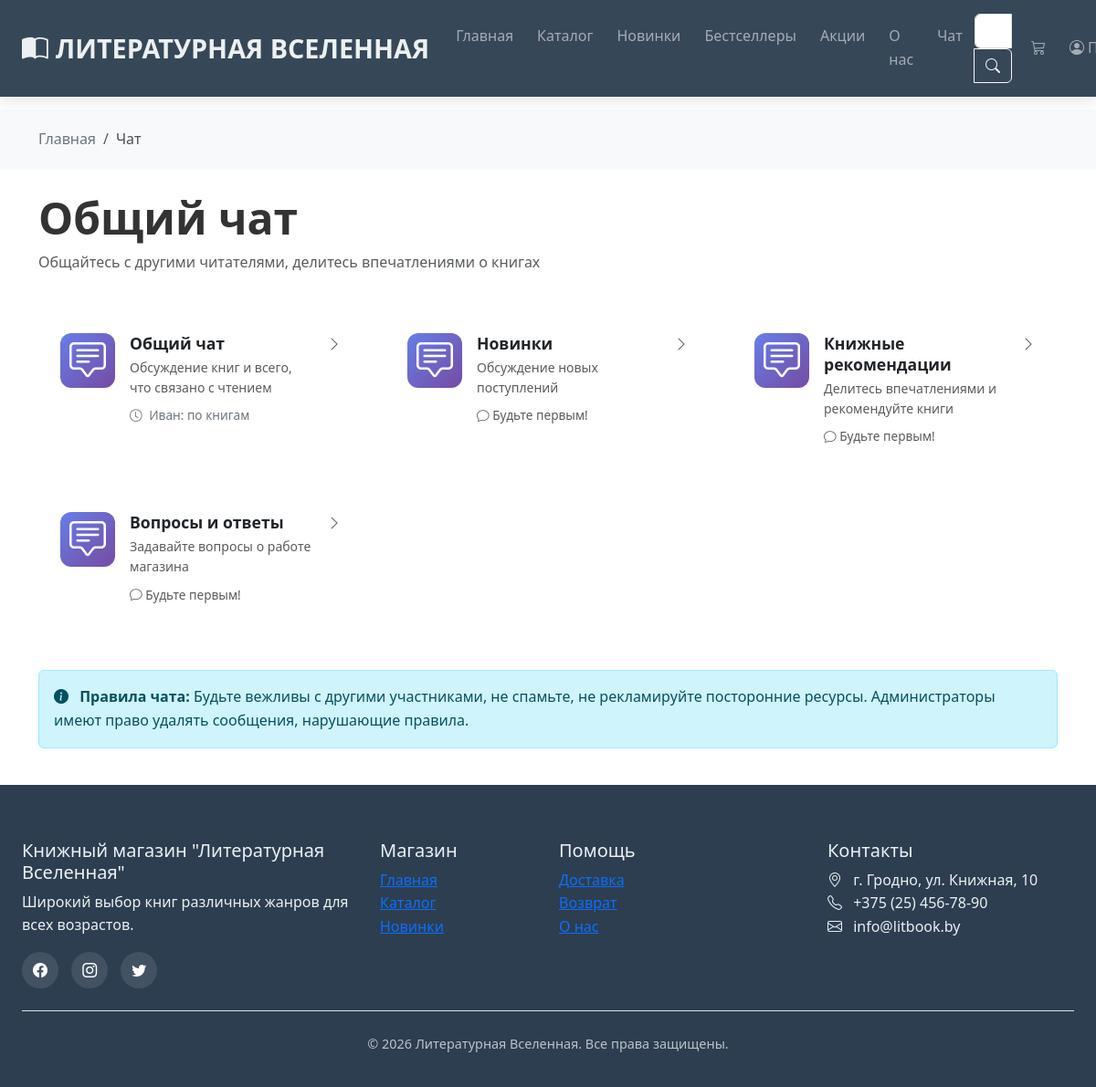
Screenshot of /chat (signed in) with the database file from the repository.
### models.py (models this page shows, shortened)
class ChatRoom(db.Model):
    __tablename__ = 'chat_rooms'
    id = db.Column(db.Integer, primary_key=True)
    name = db.Column(db.String(100), nullable=False)
    slug = db.Column(db.String(100), unique=True, nullable=False)
    description = db.Column(db.String(200))
    is_private = db.Column(db.Boolean, default=False)
    created_at = db.Column(db.DateTime, default=datetime.now)
    messages = db.relationship('ChatMessage', backref='room', lazy=True)

class User(db.Model):
    __tablename__ = 'users'
    id = db.Column(db.Integer, primary_key=True)
    first_name = db.Column(db.String(50), nullable=False)
    last_name = db.Column(db.String(50), nullable=False)
    email = db.Column(db.String(120), unique=True, nullable=False)
    password_hash = db.Column(db.String(128))
    phone = db.Column(db.String(20))
    is_admin = db.Column(db.Boolean, default=False)  # Добавленное поле
    created_at = db.Column(db.DateTime, default=datetime.now)
    orders = db.relationship('Order', backref='user', lazy=True)
    wishlist = db.relationship('Wishlist', backref='user', lazy=True)

class ChatMessage(db.Model):
    __tablename__ = 'chat_messages'
    id = db.Column(db.Integer, primary_key=True)
    message = db.Column(db.Text, nullable=False)
    created_at = db.Column(db.DateTime, default=datetime.now)
    user_id = db.Column(db.Integer, db.ForeignKey('users.id'), nullable=False)
    room_id = db.Column(db.Integer, db.ForeignKey('chat_rooms.id'), nullable=False)
    user = db.relationship('User', backref='messages')

### app.py (the view, shortened to what this page needs)
@app.route('/chat')
def chat():
    if 'user_id' not in session:
        flash('Войдите, чтобы использовать чат', 'warning')
        return redirect(url_for('login', next=url_for('chat')))
    rooms = ChatRoom.query.all()
    last_messages = {}
    for room in rooms:
        last_msg = ChatMessage.query.filter_by(room_id=room.id).order_by(ChatMessage.created_at.desc()).first()
        last_messages[room.id] = last_msg
    return render_template('chat/index.html', rooms=rooms, last_messages=last_messages)

### app.py (called while the page is built)
@app.context_processor
def inject_data():
    categories = Category.query.all()
    cart_count = 0
    if 'cart' in session:
        cart_count = sum(item['quantity'] for item in session['cart'].values())
    return dict(
        categories=categories,
        cart_count=cart_count,
        current_year=datetime.now().year
    )

### templates/chat/index.html (shortened to what this page needs)
{% extends "base.html" %}
{% block content %}
<section class="breadcrumb-section">
    <div class="container">
        <nav aria-label="breadcrumb">
            <ol class="breadcrumb">
                <li class="breadcrumb-item"><a href="{{ url_for('index') }}">Главная</a></li>
                <li class="breadcrumb-item active">Чат</li>
            </ol>
        </nav>
    </div>
</section>
<section class="chat-section py-4">
    <div class="container">
        <div class="d-flex justify-content-between align-items-center mb-4">
            <div>
                <h1 class="display-5 fw-bold">Общий чат</h1>
                <p class="text-muted">Общайтесь с другими читателями, делитесь впечатлениями о книгах</p>
            </div>
        </div>
        <div class="row g-4">
            {% for room in rooms %}
            <div class="col-md-6 col-lg-4">
                <a href="{{ url_for('chat_room', slug=room.slug) }}" class="text-decoration-none">
                    <div class="card chat-room-card h-100">
                        <div class="card-body d-flex align-items-start gap-3">
                            <div class="room-icon flex-shrink-0">
                                <i class="bi bi-chat-square-text"></i>
                            </div>
                            <div class="flex-grow-1">
                                <h5 class="card-title mb-1">{{ room.name }}</h5>
                                <p class="text-muted small mb-2">{{ room.description }}</p>
                                {% if last_messages[room.id] %}
                                <div class="last-message">
                                    <i class="bi bi-clock me-1"></i>
                                    {{ last_messages[room.id].user.first_name }}:
                                    {{ last_messages[room.id].message[:50] }}{% if last_messages[room.id].message|length > 50 %}...{% endif %}
                                </div>
                                {% else %}
                                <div class="last-message text-muted">
                                    <i class="bi bi-chat"></i> Будьте первым!
                                </div>
                                {% endif %}
                            </div>
                            <i class="bi bi-chevron-right text-muted"></i>
                        </div>
                    </div>
                </a>
            </div>
            {% endfor %}
        </div>
        <div class="row mt-5">
            <div class="col-12">
                <div class="alert alert-info">
                    <i class="bi bi-info-circle-fill me-2"></i>
                    <strong>Правила чата:</strong>
                    Будьте вежливы с другими участниками, не спамьте, не рекламируйте посторонние ресурсы.
                    Администраторы имеют право удалять сообщения, нарушающие правила.
                </div>
            </div>
        </div>
    </div>
</section>
{% endblock %}

### static/css/style.css (style rules this page uses)
:root { --primary-color: #2c3e50; --secondary-color: #3498db; --accent-color: #e74c3c; --light-color: #ecf0f1; --dark-color: #2c3e50; --text-color: #333; --shadow: 0 5px 15px rgba(0, 0, 0, 0.1); --transition: all 0.3s ease; }
* { margin: 0; padding: 0; box-sizing: border-box; }
body { font-family: "Segoe UI", Tahoma, Geneva, Verdana, sans-serif; color: var(--text-color); line-height: 1.6; overflow-x: hidden; }
section { padding: 80px 0; }
.card-body { padding: 1.5rem; }
.card-title { font-weight: 600; margin-bottom: 0.5rem; font-size: 1.1rem; line-height: 1.3; }
.breadcrumb-section { background-color: #f8f9fa; padding: 20px 0; margin-top: 50px; }
.breadcrumb { margin-bottom: 0; }
.breadcrumb-item a { color: #6c757d; text-decoration: none; }
.breadcrumb-item.active { color: #495057; }

### templates/chat/index.html (style rules this page uses)
.chat-room-card { transition: all 0.3s ease; border: none; border-radius: 15px; overflow: hidden; }
.room-icon { font-size: 2.5rem; background: linear-gradient(135deg, #667eea 0%, #764ba2 100%); width: 60px; height: 60px; display: flex; align-items: center; justify-content: center; border-radius: 12px; color: white; }
.last-message { font-size: 0.85rem; color: #6c757d; white-space: nowrap; overflow: hidden; text-overflow: ellipsis; }

### rows the page displays
ChatRoom: name "Общий чат", description "Обсуждение книг и всего, что связано с чтением"
User: first_name "Иван"
ChatMessage: message "по книгам"
ChatRoom: name "Новинки", description "Обсуждение новых поступлений", shows "Будьте первым!"
ChatRoom: name "Книжные рекомендации", description "Делитесь впечатлениями и рекомендуйте книги", shows "Будьте первым!"
ChatRoom: name "Вопросы и ответы", description "Задавайте вопросы о работе магазина", shows "Будьте первым!"
